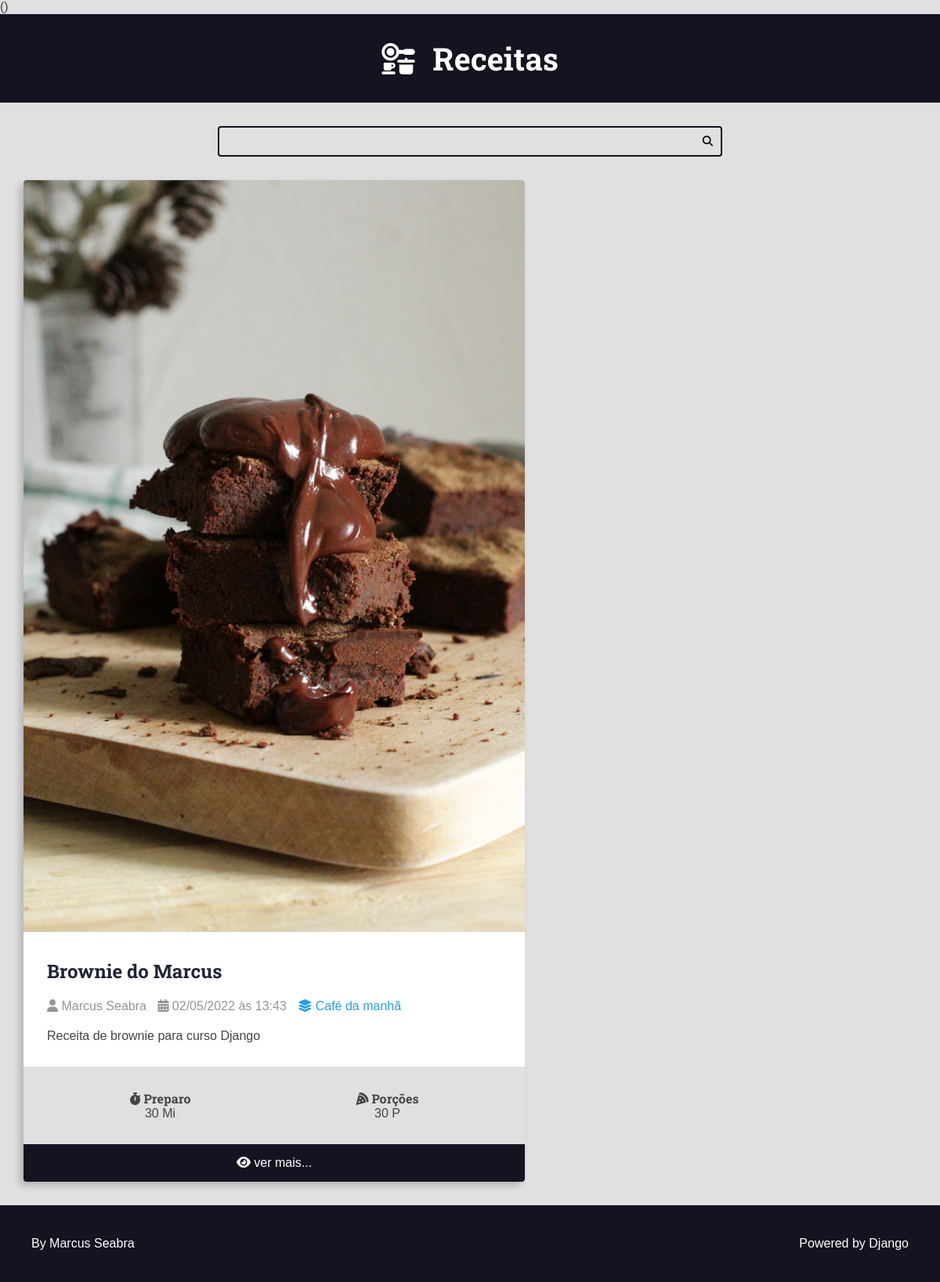
Page /recipes/category/1/ on the committed database.
### recipes/models.py (models this page shows, shortened)
class Recipe (models.Model):
    title = models.CharField(max_length=65)
    description = models.CharField(max_length=165)
    slug = models.SlugField()
    preparation_time = models.IntegerField()
    preparation_time_unit = models.CharField(max_length=65)
    servings = models.IntegerField()
    servings_unit = models.CharField(max_length=65)
    preparation_steps = models.TextField()
    preparation_steps_is_html = models.BooleanField(default=False)
    created_at = models.DateTimeField(auto_now_add=True)
    updated_at = models.DateTimeField(auto_now=True)
    is_published = models.BooleanField(default=False)
    cover = models.ImageField(upload_to='recipes/covers/%Y/%m/%d/')
    category = models.ForeignKey(
        Category, on_delete=models.SET_NULL, null=True, blank=True, default=None)
    user = models.ForeignKey(
        User, on_delete=models.SET_NULL, null=True)

class Category(models.Model):
    name = models.CharField(max_length=65)

### recipes/views.py (the view)
# urls.py: path('recipes/category/<int:category_id>/',
def category(request, category_id):
    recipes = Recipe.objects.filter(
        category__id=category_id, is_published=True).order_by("-id")
    recipes = get_list_or_404(
        Recipe.objects.filter(category__id=category_id,
                              is_published=True).order_by("-id"))
    return render(request, "recipes/pages/category.html", context={
        "recipes": recipes,
        "title": f'{recipes[0].category.name}'})

### recipes/templates/recipes/pages/category.html (shortened to what this page needs)
{% extends 'global/base.html' %}
{% block content %}
    <div class="main-content main-content-list container">
        {% for  recipe in  recipes %}
            {% include "recipes/partials/recipe.html" %}
        {% endfor %}
    </div>
{% endblock content %}

### recipes/templates/recipes/partials/recipe.html (shortened to what this page needs)
<div class="recipe recipe-list-item">
    <div class="recipe-cover">
        <a href=" {% url 'recipes:recipe' recipe.id %}">
            <img src="{{ recipe.cover.url }}" alt="Temporário">
        </a>
    </div>
    <div class="recipe-title-container">
        <a href="{% url 'recipes:recipe' recipe.id %}">
            <h2>{{ recipe.title }}</h2>
        </a>
    </div>
    <div class="recipe-author">
        <span class="recipe-author-item">
            <i class="fas fa-user"></i>
            {% if  recipe.user.first_name%}
                {{ recipe.user.first_name }} {{ recipe.user.last_name }}
            {% else %}
                {{ recipe.user.username }}
            {% endif %}
        </span>
        <span class="recipe-author-item">
            <i class="fas fa-calendar-alt"></i>
            {{ recipe.created_at|date:"SHORT_DATE_FORMAT" }} às {{ recipe.created_at|date:"H:i" }}
        </span>
        <span class="recipe-author-item">
            {% if  recipe.category is not None %}
                <a href="{%url 'recipes:category' recipe.category.id %}">
                    <i class="fas fa-layer-group"></i>
                    <span>{{ recipe.category.name }} </span>
                </a>
            {% endif %}
        </span>
    </div>
    <div class="recipe-content">
        <p>{{ recipe.description }}</p>
    </div>
    <div class="recipe-meta-container">
        <div class="recipe-meta recipe-preparation">
            <h3 class="recipe-meta-title"><i class="fas fa-stopwatch"></i> Preparo</h3>
            <div class="recipe-meta-text">
                {{ recipe.preparation_time }} {{ recipe.preparation_time_unit }}
            </div>
        </div>
        <div class="recipe-meta recipe-servings">
            <h3 class="recipe-meta-title"><i class="fas fa-pizza-slice"></i> Porções</h3>
            <div class="recipe-meta-text">
                {{ recipe.servings }} {{ recipe.servings_unit }}
            </div>
        </div>
    </div>
    {% if is_detail_page is not True %}
    <footer class="recipe-footer">
        <a class="recipe-read-more button button-dark button-full-width" href="{% url 'recipes:recipe' recipe.id %}">
            <i class="fas fa-eye"></i>
            <span>ver mais...</span>
        </a>
    </footer>
    {% else %}
    <div class="preparation-steps">
        {{ recipe.preparation_steps|linebreaksbr }}
    </div>
    {% endif %}
</div>

### recipes/static/recipes/css/styles.css (style rules this page uses)
:root { --color-primary: #269fe6; --color-primary-hover: #2086c2; --color-primary-dark: #13141f; --color-primary-dark-hover: #212336; --color-primary-light: #d4ecfa; --color-primary-light-hover: #bdd8e7; --color-white: #fff; --color-black: #000; --color-dark-text: #444; --color-info-light: #cce5ff; --color-debug-light: #cce5ff; --color-success-light: #d4edda; --color-alert-light: #fff3cd; --color-warning-light: #fff3cd; --color-error-light: #f8d7da; --color-info-dark: #4d86c4; --color-debug-dark: #4d86c4; --color-success-dark: #4a9c5d; --color-alert-dark: #927f40; --color-warning-dark: #927f40; --color-error-dark: #da525d; --color-gray-0: #f9f9f9; --color-gray-1: #e0e0e0; --color-gray-2: #c7c7c7; --color-gray-3: #aeaeae; --color-gray-4: #959595; --color-gray-5: #7d7d7d; --color-gray-6: #646464; --color-gray-7: #4b4b4b; --color-gray-8: #323232; --color-gray-9: #191919; --font-primary: sans-serif; --font-headings: 'Roboto Slab', serif; --spacing-gutter-medium: 3rem; --spacing-gutter-large: 4rem; }
* { padding: 0; margin: 0; box-sizing: "border-box"; }
html { font-size: 62.5%; }
body { font-size: 1.6rem; font-family: var(--font-primary); background: var(--color-gray-1); color: var(--color-dark-text); }
h1, h2, h3, h4, h5, h6 { font-family: var(--font-headings); }
.container { max-width: 144rem; margin: 0 auto; padding: var(--spacing-gutter-medium); }
.main-content { padding-top: 0; }
.main-content-list { display: grid; grid-template-columns: repeat(auto-fit, minmax(34rem, 1fr)); gap: var(--spacing-gutter-large); }
.recipe { background: var(--color-white); box-shadow: -5px 5px 10px rgba(0, 0, 0, .2); transform: scale(1); transition: all 300ms ease-in-out; border-radius: .4rem; overflow: hidden; }
.recipe img { max-width: 100%; }
.recipe-list-item { max-width: 64rem; height: fit-content; }
.recipe-title-container { padding: var(--spacing-gutter-medium); padding-bottom: 2rem; }
.recipe-title-container a { text-decoration: none; color: var(--color-primary-dark-hover); }
.recipe-author { padding: 0 var(--spacing-gutter-medium); }
.recipe-author a { color: var(--color-primary); transition: all 300ms ease-in-out; text-decoration: none; }
.recipe-author-item { color: var(--color-gray-4); padding-right: 1rem; }
.recipe-content { padding: var(--spacing-gutter-medium); padding-top: 2rem; }
.recipe-meta-container { display: flex; flex-flow: row wrap; padding: var(--spacing-gutter-medium); background: var(--color-gray-1); }
.recipe-meta { display: flex; flex-flow: column nowrap; flex-shrink: 1; flex-grow: 1; text-align: center; }
.recipe-meta-title { font-size: 1.6rem; }
.recipe-footer a { background: var(--color-primary-dark); display: block; color: var(--color-white); text-decoration: none; text-align: center; padding: 1.5rem var(--spacing-gutter-medium); transition: all 300ms ease-in-out; }

### rows in the picture
Recipe: cover (picture), title "Brownie do Marcus", user.first_name "Marcus", user.last_name "Seabra", created_at "02/05/2022", created_at "13:43", category.name "Café da manhã", description "Receita de brownie para curso Django", preparation_time "30", preparation_time_unit "Mi", servings "30", servings_unit "P"
